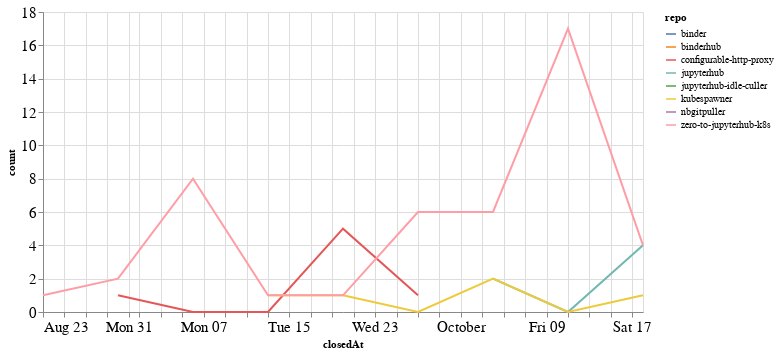

The notebook cell this image was saved under:
### Code cell
closed_by_time = closed_by.groupby('repo').resample('W', on='closedAt').count()['author'].reset_index()
closed_by_time = closed_by_time.rename(columns={'author': 'count'})

alt.Chart(closed_by_time, width=600).mark_line().encode(
    x='closedAt',
    y='count',
    color='repo',
    tooltip="repo"
)

### Figure 1 — Vega-Lite specification as saved in the notebook (floating-point values rounded to 4 significant figures)
{"config": {"axisLeft": {"labelFontSize": 15}, "axisBottom": {"labelFontSize": 15}}, "data": {"name": "data-9e18b6d00a1e4628296688c953a38ac1"}, "mark": "line", "encoding": {"color": {"type": "nominal", "field": "repo"}, "tooltip": {"type": "nominal", "field": "repo"}, "x": {"type": "temporal", "field": "closedAt"}, "y": {"type": "quantitative", "field": "count"}}, "width": 600, "$schema": "https://vega.github.io/schema/vega-lite/v4.8.1.json", "datasets": {"data-9e18b6d00a1e4628296688c953a38ac1": [{"repo": "binder", "closedAt": "2020-10-18T00:00:00", "count": 1}, {"repo": "binderhub", "closedAt": "2020-10-18T00:00:00", "count": 1}, {"repo": "configurable-http-proxy", "closedAt": "2020-08-30T00:00:00", "count": 1}, {"repo": "configurable-http-proxy", "closedAt": "2020-09-06T00:00:00", "count": 0}, {"repo": "configurable-http-proxy", "closedAt": "2020-09-13T00:00:00", "count": 0}, {"repo": "configurable-http-proxy", "closedAt": "2020-09-20T00:00:00", "count": 5}, {"repo": "configurable-http-proxy", "closedAt": "2020-09-27T00:00:00", "count": 1}, {"repo": "jupyterhub", "closedAt": "2020-10-04T00:00:00", "count": 2}, {"repo": "jupyterhub", "closedAt": "2020-10-11T00:00:00", "count": 0}, {"repo": "jupyterhub", "closedAt": "2020-10-18T00:00:00", "count": 4}, {"repo": "jupyterhub-idle-culler", "closedAt": "2020-08-23T00:00:00", "count": 1}, {"repo": "kubespawner", "closedAt": "2020-09-13T00:00:00", "count": 1}, {"repo": "kubespawner", "closedAt": "2020-09-20T00:00:00", "count": 1}, {"repo": "kubespawner", "closedAt": "2020-09-27T00:00:00", "count": 0}, {"repo": "kubespawner", "closedAt": "2020-10-04T00:00:00", "count": 2}, {"repo": "kubespawner", "closedAt": "2020-10-11T00:00:00", "count": 0}, {"repo": "kubespawner", "closedAt": "2020-10-18T00:00:00", "count": 1}, {"repo": "nbgitpuller", "closedAt": "2020-10-04T00:00:00", "count": 2}, {"repo": "zero-to-jupyterhub-k8s", "closedAt": "2020-08-23T00:00:00", "count": 1}, {"repo": "zero-to-jupyterhub-k8s", "closedAt": "2020-08-30T00:00:00", "count": 2}, {"repo": "zero-to-jupyterhub-k8s", "closedAt": "2020-09-06T00:00:00", "count": 8}, {"repo": "zero-to-jupyterhub-k8s", "closedAt": "2020-09-13T00:00:00", "count": 1}, {"repo": "zero-to-jupyterhub-k8s", "closedAt": "2020-09-20T00:00:00", "count": 1}, {"repo": "zero-to-jupyterhub-k8s", "closedAt": "2020-09-27T00:00:00", "count": 6}, {"repo": "zero-to-jupyterhub-k8s", "closedAt": "2020-10-04T00:00:00", "count": 6}, {"repo": "zero-to-jupyterhub-k8s", "closedAt": "2020-10-11T00:00:00", "count": 17}, {"repo": "zero-to-jupyterhub-k8s", "closedAt": "2020-10-18T00:00:00", "count": 4}]}}
